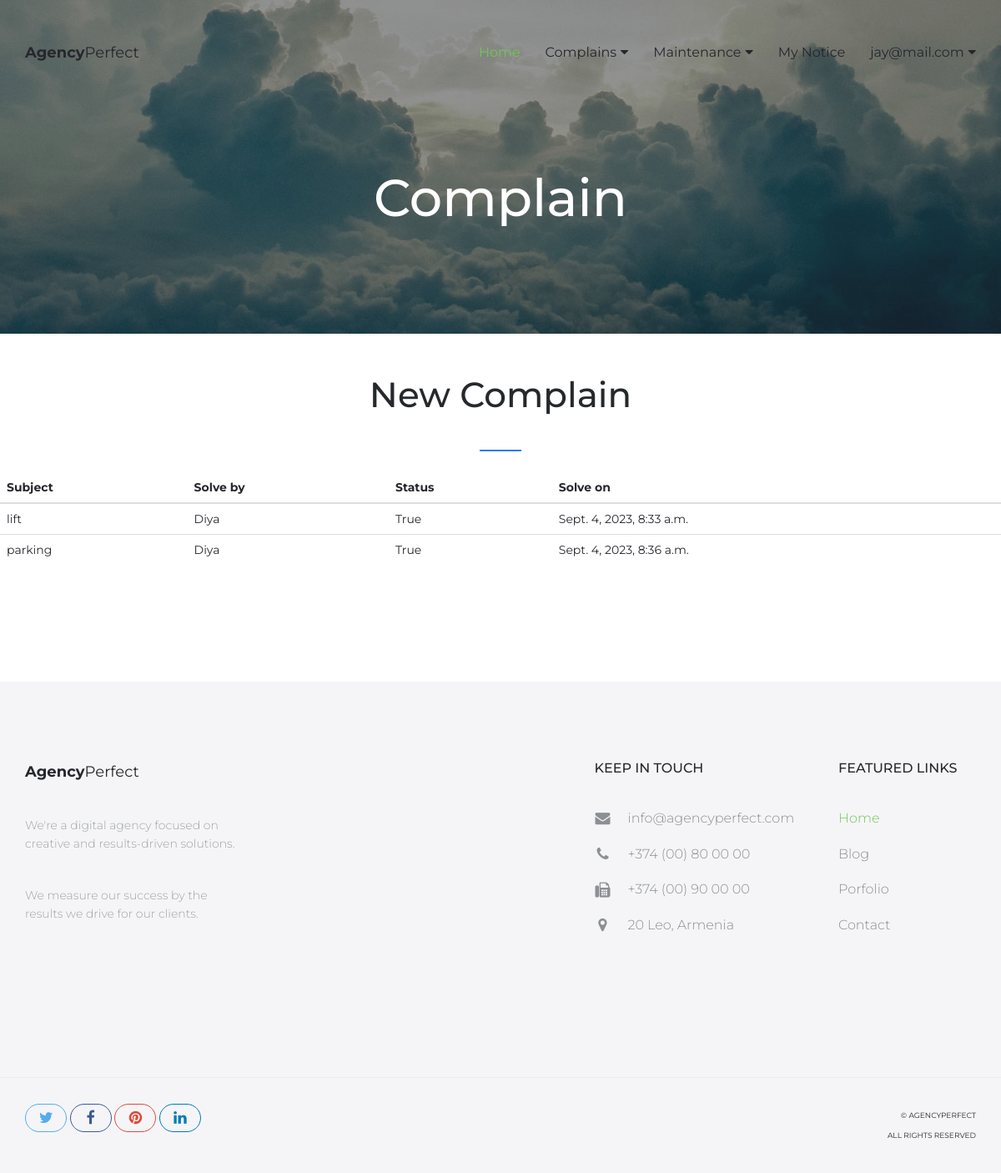
Before: /my-complains/ (signed in) with the older database file.
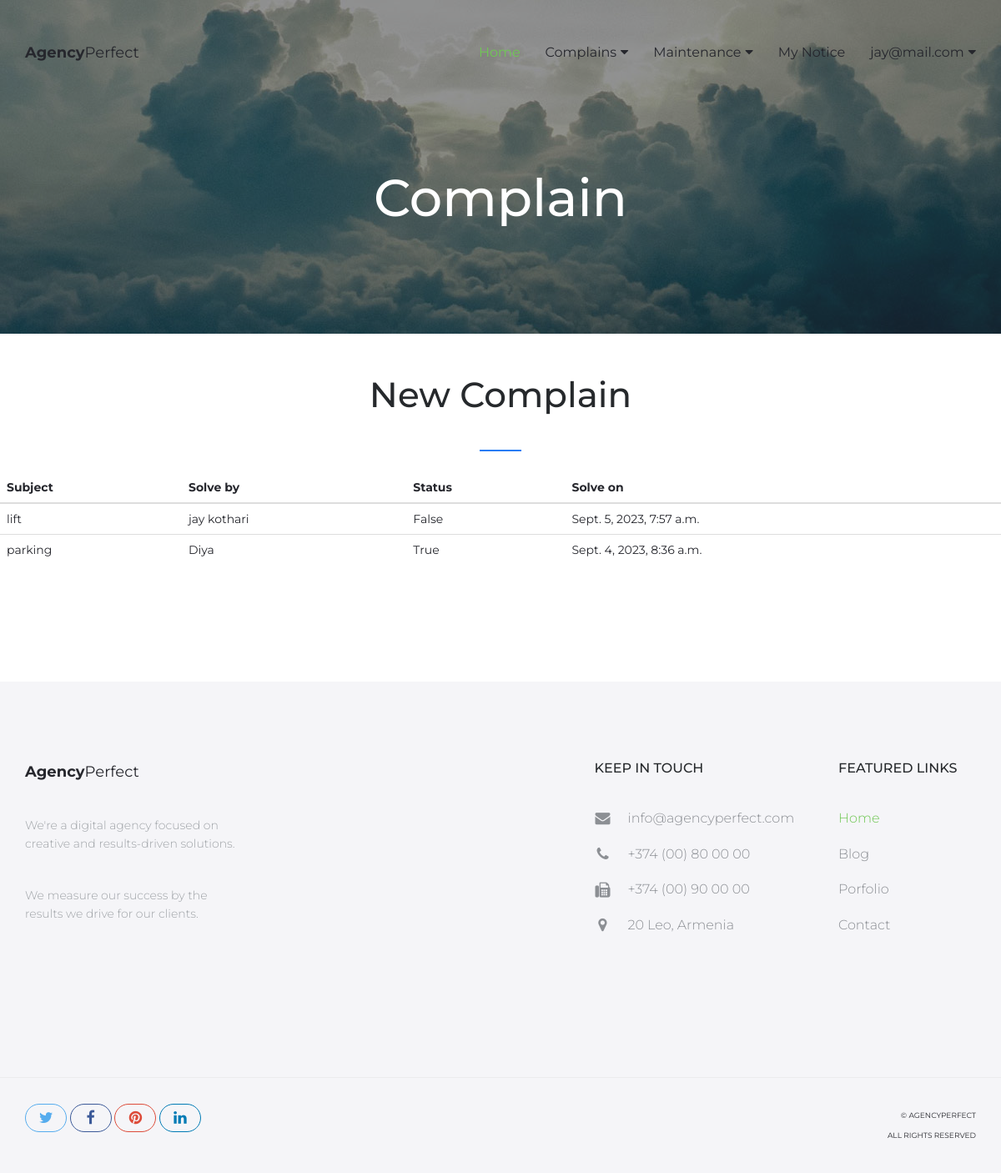
After: the same page with the newer database file.
### Members/models.py (models this page shows, shortened)
class Member(models.Model):
    fname = models.CharField(max_length=30)
    lname = models.CharField(max_length=30)
    mobile = models.CharField(max_length=13)
    email = models.EmailField(unique=True)
    flat_no = models.IntegerField()
    wing = models.CharField(max_length=1)
    res_from = models.DateField(null=True)
    created_on = models.DateTimeField(auto_now_add=True)
    res_type = models.CharField(max_length=20,default='Owner',choices=choice)
    verify = models.BooleanField(default=False)
    pic = models.FileField(upload_to='member_pic',default='avtar.png')
    password = models.CharField(max_length=30,null=True,blank=True)

### Secretory/models.py (models this page shows, shortened)
class Complain(models.Model):
    complain_by = models.ForeignKey(Member,on_delete=models.CASCADE)
    subject = models.CharField(max_length=50)
    des = models.TextField()
    pic = models.FileField(upload_to='complains/',null=True,blank=True)
    solve_by = models.ForeignKey(Secratory,on_delete=models.CASCADE,blank=True,null=True)
    complain_on = models.DateTimeField(auto_now_add=True)
    solve_on = models.DateTimeField(null=True,blank=True)
    solve = models.BooleanField(default=False)

class Secratory(models.Model):
    name = models.CharField(max_length=30)
    email = models.EmailField(unique=True)
    mobile = models.CharField(max_length=10)
    address = models.TextField()
    password = models.CharField(max_length=30)
    sec_from = models.DateField(auto_now_add=True)
    profile_pic = models.FileField(upload_to='profile',default='avtar.png')

### Members/views.py (the view)
# urls.py: path('my-complains/',views.my_complains,name='my-complains'),
def my_complains(request):
    complains = models.Complain.objects.filter(complain_by__email=request.session['memail'])
    return render(request,'my-complains.html',{'complains':complains})

### Members/templates/my-complains.html (shortened to what this page needs)
{% extends 'member-header.html' %}
{% load static %}
{% block content %}
<br><br><br><br>
<section class="portfolio section">
<div id="hero" class="hero overlay subpage-hero contact-hero">
    <div class="hero-content">
        <div class="hero-text">
            <h1>Complain</h1>
        </div>
    </div>
  </div>
{% if complains %}
<div class="row mt-50">
        <h2 class="text-center heading-separator">New Complain</h2>
        <table class="table">
            <thead class="thead-dark">
              <tr>
                <th scope="col">Subject</th>
                <th scope="col">Solve by</th>
                <th scope="col">Status</th>
                <th scope="col">Solve on</th>
              </tr>
            </thead>
            <tbody>
            {% for complain in complains %}
              <tr>
                <td>{{complain.subject}}</td>
                <td>{{complain.solve_by.name}}</td>
                <td>{{complain.solve}}</td>
                <td>{{complain.solve_on}}</td>
              </tr>
            {% endfor %}
            </tbody>
          </table>
</div>
{% endif %}
<br><br>
</section>
{% endblock %}

### Members/templates/member-header.html (shortened to what the changed rows need)
{% load static %}
<!DOCTYPE html>
<html lang="en">
<head>
    <link rel="stylesheet" href="http://cdnjs.cloudflare.com/ajax/libs/font-awesome/4.4.0/css/font-awesome.min.css">
    <link href="{% static 'member/assets/css/bootstrap.min.css' %}" rel="stylesheet">
    <link href="{% static 'member/assets/css/style.css' %}" rel="stylesheet">
    <link href="{% static 'member/assets/css/responsive.css' %}" rel="stylesheet">
</head>
<body>
    <header id="masthead" class="site-header">
        <nav id="primary-navigation" class="site-navigation">
            <div class="container">
                <div class="collapse navbar-collapse" id="agency-navbar-collapse">
                    <ul class="nav navbar-nav navbar-right">
                        {% if request.session.memail %}
                        <li class="dropdown"><a href="#" class="dropdown-toggle" data-toggle="dropdown">Complains<i class="fa fa-caret-down hidden-xs" aria-hidden="true"></i></a>
                        </li>
                        <li class="dropdown"><a href="#" class="dropdown-toggle" data-toggle="dropdown">Maintenance<i class="fa fa-caret-down hidden-xs" aria-hidden="true"></i></a>
                        </li>
                        <li><a href="{% url 'my-notices' %}">My Notice</a></li>
                        <li class="dropdown"><a href="#" class="dropdown-toggle" data-toggle="dropdown">{{request.session.memail}}<i class="fa fa-caret-down hidden-xs" aria-hidden="true"></i></a>
                        </li>
                        {% endif %}
                    </ul>
                </div>
            </div>
        </nav>
    </header>
    {% block content %}
    {% endblock %}
</body>
</html>

Changed rows visible on the page:
no longer on this page (row unchanged): Member: session.memail "jay@mail.com"
changed Complain "lift": solve_by.name "Diya" → "jay kothari"; solve "True" → "False"; solve_on "Sept. 4, 2023, 8:33 a.m." → "Sept. 5, 2023, 7:57 a.m."
Other visible differences:
{{ request.session.memail }}: (not shown) → "jay@mail.com"
